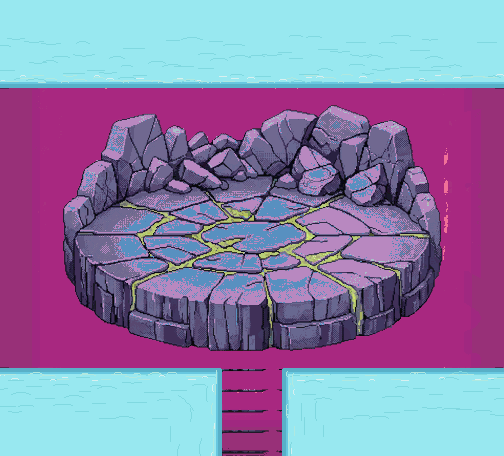

Below is a game level as drawn by its tile map, then a one-line description and the .tmx file that defines it, in full:
An orthogonal 21x19 tile map with 24x24 px tiles, 1 tile layer (arene_distorsion_nu).

<map version="1.10" tiledversion="1.10.2" orientation="orthogonal" renderorder="right-down" width="21" height="19" tilewidth="24" tileheight="24" infinite="0" nextlayerid="2" nextobjectid="1">
 <properties>
  <property name="zone" value="arene_distorsion_nu" />
  <property name="frames" type="int" value="24" />
  <property name="frame_ms" type="int" value="110" />
  <property name="tuiles_animees" type="int" value="129" />
 </properties>
 <tileset firstgid="1" source="arene_distorsion_nu_tuiles.tsx" />
 <layer id="1" name="arene_distorsion_nu" width="21" height="19">
  <data encoding="csv">
1,1,1,1,1,1,1,1,1,1,1,1,1,1,1,1,1,1,1,1,1,
690,691,692,693,694,695,696,697,698,699,700,701,702,703,704,705,706,707,708,709,710,
711,712,713,714,715,716,717,718,719,720,721,722,723,724,725,726,727,728,729,730,731,
732,733,734,735,736,737,738,739,740,741,742,743,744,745,746,747,748,749,750,751,752,
239,240,241,242,243,244,245,242,242,242,242,246,247,248,249,250,251,242,242,252,253,
239,254,255,242,256,257,258,259,260,261,262,263,264,265,266,267,268,269,270,271,272,
239,273,274,275,276,277,278,279,280,281,282,283,284,285,286,287,288,289,290,271,272,
239,254,242,291,292,293,294,295,296,297,298,299,300,301,302,303,304,305,306,307,308,
239,309,310,311,312,313,314,315,316,317,318,319,320,321,322,323,324,325,326,327,328,
239,329,330,331,332,333,334,335,336,337,338,339,340,341,342,343,344,345,346,347,348,
239,254,349,350,351,352,353,354,355,356,357,358,359,360,361,362,363,364,365,366,367,
239,368,369,370,371,372,373,374,375,376,377,378,379,380,381,382,383,384,385,386,387,
239,254,242,388,389,390,391,392,393,394,395,396,397,398,399,400,401,402,403,404,239,
239,254,242,405,406,407,408,409,410,411,412,413,414,415,416,417,418,419,242,420,421,
239,254,242,242,242,422,423,424,425,426,427,428,429,430,431,432,242,242,242,433,434,
753,754,755,756,757,758,759,760,761,762,473,763,764,765,766,767,768,769,770,771,772,
773,774,775,776,777,778,779,780,781,782,554,783,784,785,786,787,788,789,790,791,792,
793,794,795,796,797,798,799,800,801,802,630,803,804,805,806,807,808,809,810,811,812,
1,1,1,1,1,1,1,813,814,815,679,816,817,818,1,1,1,1,1,1,1
</data>
 </layer>
</map>
